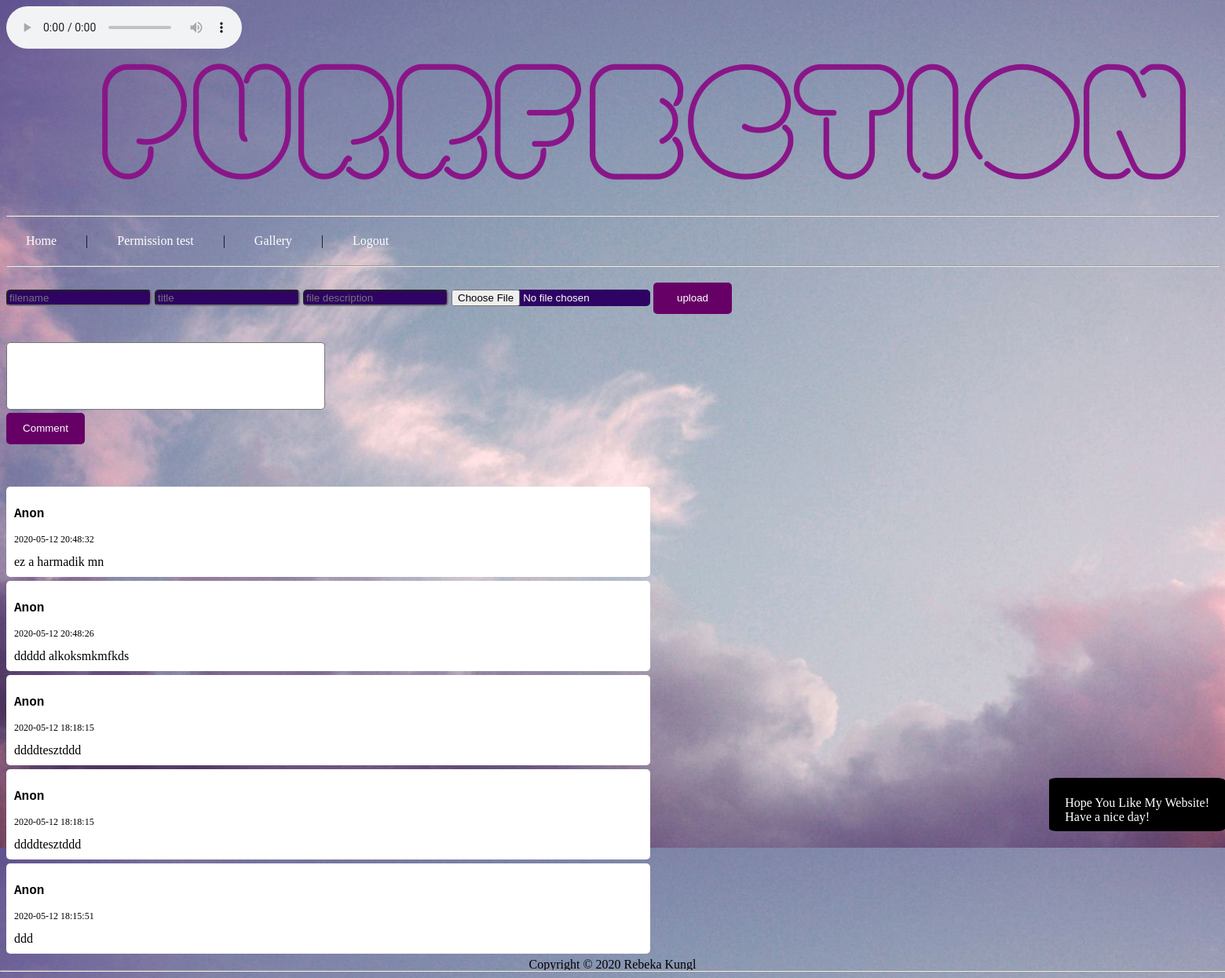
Screenshot of /index.php?P=gallery (signed in) with the database file from the repository.
### tables this page shows
CREATE TABLE IF NOT EXISTS `comments` (
  `cid` int(11) NOT NULL AUTO_INCREMENT,
  `uid` varchar(128) NOT NULL,
  `date` datetime NOT NULL,
  `message` text NOT NULL,
  PRIMARY KEY (`cid`)
);

### protected/userManager.php (called while the page is built, shortened)
<?php
function IsUserLoggedIn() {
	return $_SESSION  != null && array_key_exists('uid', $_SESSION) && is_numeric($_SESSION['uid']);
}
?>

### protected/comment.inc.php (the view, shortened to what this page needs)
<?php
function getComments($conn) {
	$sql = "SELECT * FROM comments ORDER BY date DESC";
	$result = $conn->query($sql);
	while($row = $result->fetch_assoc()){
		echo "<div class=comments>";
			echo "<p class=anon>" ;
				echo $row['uid']."<br>" ;
			echo "</p>";
			echo "<p class=datum>";
				echo $row['date']."<br>" ;
			echo "</p>";
			echo $row['message'];
		echo "</div>";
	}
}

### index.php (shortened to what this page needs)
<!DOCTYPE html>
<html>
<head>
	<link rel="stylesheet" type="text/css" href="<?=PUBLIC_DIR.'style.css?'.date('YmdHis', filemtime(PUBLIC_DIR.'style.css'))?>">
</head>
<body>
		<audio controls class ="music" autoplay loop>
		<source src="public/nyan.mp3" type="audio/mpeg">
		</audio>
		<div class="container-fluid">
			<header><?php include_once PROTECTED_DIR.'header.php'; ?></header>
			<nav><?php require_once PROTECTED_DIR.'nav.php'; ?></nav>
			<content><?php require_once PROTECTED_DIR.'routing.php'; ?>
				<div class="hope">
					<ul class = "nice">
					<li> Hope You Like My Website!</li>
					<li> Have a nice day! </li>
					</ul>
					</div>
			</content>
			<footer><?php include_once PROTECTED_DIR.'footer.php'; ?></footer>
		</div>
</body>
</html>

### protected/header.php
<?php
echo "<img src='public/header.png' position='fixed' />";
?>

### protected/nav.php
<hr>
<div class="linkek" text-align: center;>
<a href="index.php">Home</a>
<?php if(!IsUserLoggedIn()) : ?>
	<span> &nbsp; | &nbsp; </span>
	<a href="index.php?P=login">Login</a>
	<span> &nbsp; | &nbsp; </span>
	<a href="index.php?P=register">Register</a>
<?php else : ?>
	<span> &nbsp; | &nbsp; </span>
	<a href="index.php?P=test">Permission test</a>
	<span> &nbsp; | &nbsp; </span>
	<a href="index.php?P=gallery">Gallery</a>
	<?php if(isset($_SESSION['permission']) && $_SESSION['permission'] >= 1) : ?>
		<span> &nbsp; || &nbsp; </span>
		<a href="index.php?P=users">The Users</a>
		<span> &nbsp; | &nbsp; </span>
		<a href="index.php?P=profile">Your profile</a>
		<span> &nbsp; || &nbsp; </span>
	<?php else : ?>
		<span> &nbsp; | &nbsp; </span>
	<?php endif; ?>
	<a href="index.php?P=logout">Logout</a>
<?php endif; ?>
</div>
<hr>

### protected/routing.php (shortened to what this page needs)
<?php
switch ($_GET['P']) {
	case 'gallery': IsUserLoggedIn() ? require_once PROTECTED_DIR.'gallery.php' : header('Location: index.php'); break;
}
?>

### protected/gallery.php (shortened to what this page needs)
<?php
	$_session['username']= "admin";
?>
<!doctype html>
<html>
<head>
</head>
<body>
<main>
<section class="gallery-links">
	<div class="wrapper">
	<?php
	if(isset($_session['username']))
	{
		echo '<div class="gallery-upload"  >
			<form  action="gallery.upload.include.php" method="post" enctype="multipart/form-data" name="feltolt">
				<input type="text" name="filename" placeholder="filename">
				<input type="text" name="filetitle" placeholder="title">
				<input type="text" name="filedesc" placeholder="file description">
				<input type="file" name="file">
				<button type="submit" name="submit">upload</button>
			</div><br><br>';
	}
		?>
	</div>
</section>
</main>
<?php
	include 'comments.db.php';
	include 'comment.inc.php';
echo "<form method='POST' action='".setComments($conn)."'>
<input type='hidden' name='uid' value='Anon'>
<input type='hidden' name='date' value='".date('Y-m-d H:i:s')."'>
<textarea name='message'> </textarea><br>
<button type='submit' name= 'commentSubmit'>Comment</button><br><br><br><br>
</form>";
getComments($conn);
?>
</body>
</html>

### protected/footer.php
<hr class="footer">
<center>Copyright &copy; 2020 Rebeka Kungl</center>

### public/style.css (style rules this page uses)
body { background-image: url("hatter.jpg"); }
.hope { position:fixed; right:0; bottom:15%; background-color:black; color: white; border-radius:5%; }
.nice { list-style-type:none; position: relative; right: 20px; top:7px; }
.music { border-radius:5px; display: flex; justify-content: center; align-items: center }
a:link, a:visited { color: white; padding: 14px 25px; text-align: center; text-decoration: none; display: inline-block; border-radius:5px; }
textarea { width:400px; height: 80px; background-color:#fff; resize: none; text-align: center; border-radius: 5px; }
button { width:100px; height:40px; background-color: #660066; border: none; color: #fff; border-radius: 5px; cursor: pointer; }
input { background-color: #2e0363; color: #fff; border-radius: 5px; }
.footer { position: fixed; left: 0; bottom: 0; width: 100%; text-align: center; }
.comments { width:800px; padding:10px; background-color: white; border-radius:5px; margin-bottom:5px; }
.anon { font-family: "Lucida Console", Courier, monospace; font-weight: bold; }
.datum { font-size:12px; }

### rows the page displays
comments: uid "Anon", date "2020-05-12 20:48:32", message "ez a harmadik mn"
comments: uid "Anon", date "2020-05-12 20:48:26", message "ddddd alkoksmkmfkds"
comments: uid "Anon", date "2020-05-12 18:18:15", message "ddddtesztddd"
comments: uid "Anon", date "2020-05-12 18:18:15", message "ddddtesztddd"
comments: uid "Anon", date "2020-05-12 18:15:51", message "ddd"
